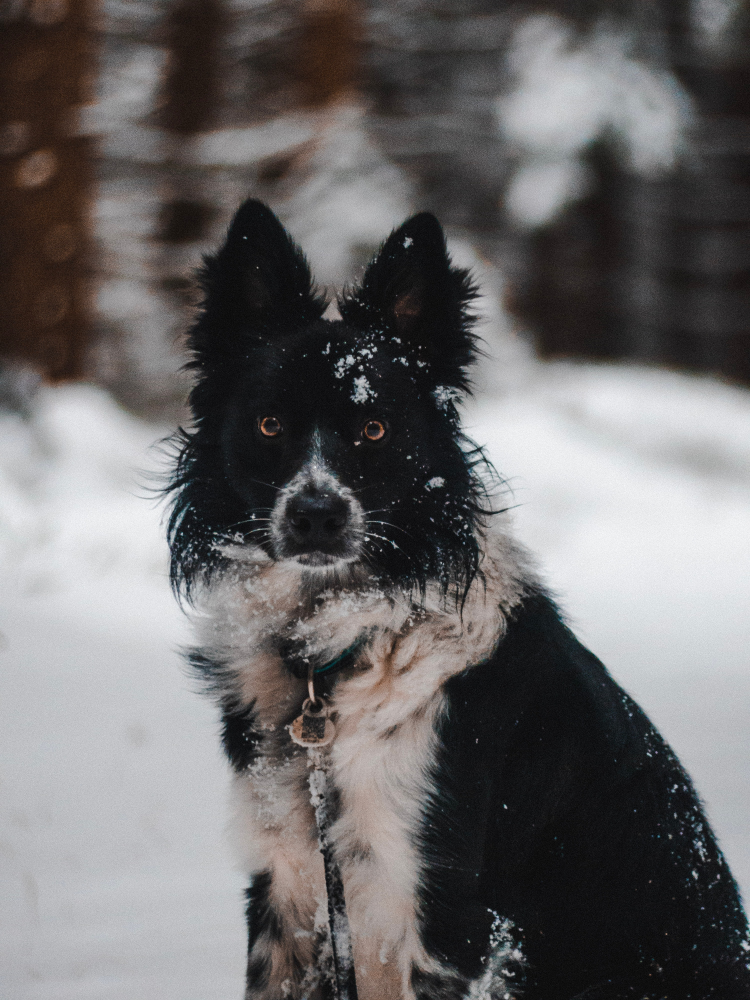
#> input picture spyder projects/data/dog1.jpg, 3000 x 4000 px, found by its file name (shown at 1/4 size)
$ python demo8.1_imageblending.py
#> lines starting #> are read from the running program, lines starting #| are printed output that depends on the picture
# -*- coding: utf-8 -*-
"""
Created on Sun Feb 12 10:07:49 2023

@author: anush
"""
import cv2
import numpy as np

img1=cv2.imread("E:\data\dog1.jpg")
#> img1 is the input picture: shape (4000, 3000, 3); mean B, G, R 105.3, 105, 107.2
img2=cv2.imread("E:\data\cat1.jpg")
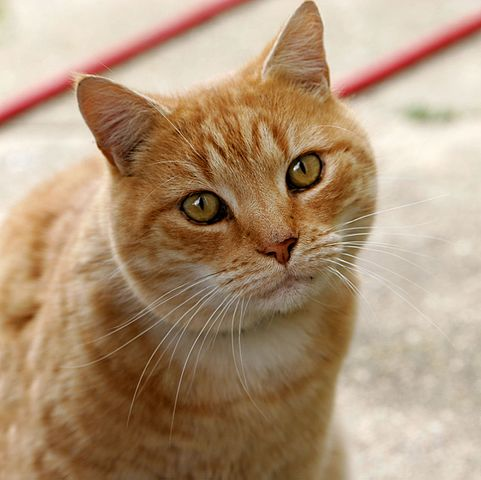
#> input picture spyder projects/data/Cat1.jpg, 481 x 480 px, found by its file name
#> img2 is the input picture: shape (480, 481, 3); mean B, G, R 120.7, 148.8, 175.9

img1 = cv2.resize(img1,(300,400))
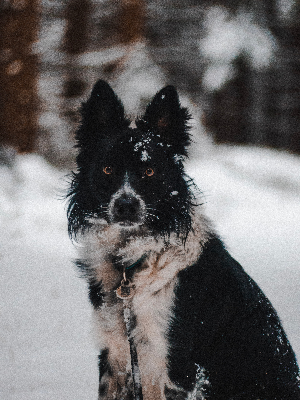
#> img1: shape (400, 300, 3); mean B, G, R 105.4, 105.1, 107.3
img2 = cv2.resize(img2,(300,400))
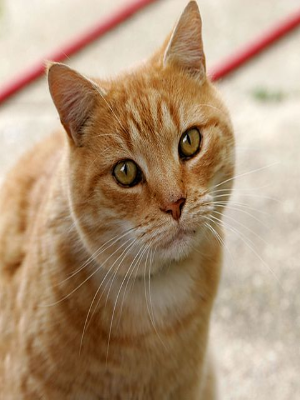
#> img2: shape (400, 300, 3); mean B, G, R 120.6, 148.7, 175.8
#cv2.imshow("dog",img1)
#cv2.imshow("cat",img2)

def blend(x):
    pass

img =np.zeros((400,400,3),np.uint8)
cv2.namedWindow("win")#create a track bar
cv2.createTrackbar("alpha","win",1,100,blend)

switch = "0 :OFF \n 1:ON"
cv2.createTrackbar(switch,"win",0,1,blend)
#> slider '0 :OFF \n 1:ON' is set to 1

while True:
    s =cv2.getTrackbarPos(switch,"win")
    a =cv2.getTrackbarPos("alpha","win")
    n=float(a/100)
    print(n)

    if s==0:
        dst =img[:]
    else:
        dst =cv2.addWeighted(img1,1-n,img2,n,0)
        cv2.putText(dst,str(a),(20,60),cv2.FONT_ITALIC,
                    2,(0,125,255),2)
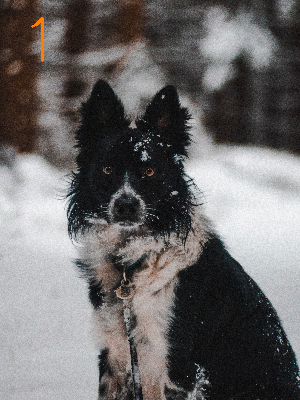
#> dst: shape (400, 300, 3); mean B, G, R 105.4, 105.6, 108.2
    cv2.imshow("dst",dst)
    k=cv2.waitKey(1)
#> (key Esc is pressed here)
    if k==27:
        break

cv2.waitKey(0)
cv2.destroyAllWindows()
